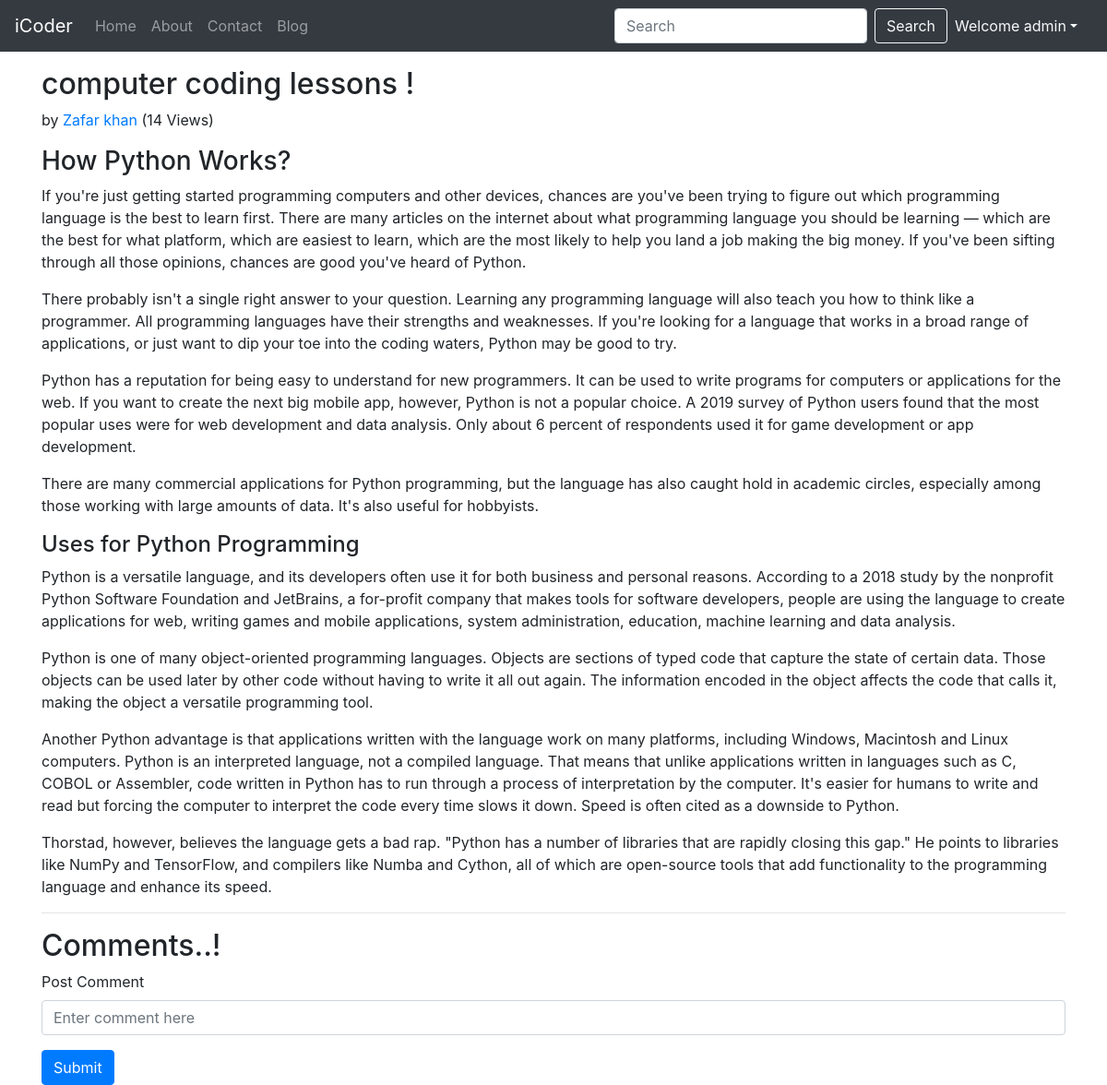
Screenshot of /blog/test-Blog (signed in) with the database file from the repository.
### blog/models.py (models this page shows, shortened)
class post(models.Model):
    sno = models.AutoField(primary_key=True)
    title = models.CharField(max_length=50)
    author = models.CharField(max_length=13)
    slug = models.CharField(max_length=130)
    content= models.TextField()
    views = models.IntegerField(default=0)
    images = models.ImageField(upload_to='')
    Timestamp = models.DateTimeField(blank=True)

### blog/views.py (the view)
# urls.py: path("<str:slug>", views.blogPost, name="blogPost"),
def blogPost(request, slug):
    Post = post.objects.filter(slug=slug).first()
    Post.views = Post.views + 1
    Post.save()
    context ={"Post":Post}
    return render(request , "blog/blogPost.html" , context)

### templates/blog/blogPost.html (shortened to what this page needs)
{% extends 'base.html' %}
{% block body %}
<div class="container my-3">
  <div class="blog-post">
          <h2 class="blog-post-title">{{Post.title}}</h2>
          <p class="blog-post-meta">{{Post.timeStamp}} by <a href="/blog">{{Post.author}}</a> (<span>{{Post.views}} Views</span>)</p>
          <p>{{Post.content|safe}}</p>
          <hr>
        </div>
        </div>
        <div class="container">
          <h2> Comments..!</h2>
          <form action="/blog/postComment" method="post">
              <div class="form-group">
                  <label for="exampleInputEmail1">Post Comment </label>
                  <input type="text" class="form-control" name="comment" placeholder="Enter comment here">
              </div>
              <button type="submit" class="btn btn-primary">Submit</button>
          </form>
        </div>
  {% endblock body %}

### templates/base.html (shortened to what this page needs)
<!doctype html>
<html lang="en">
  <head>
    <link rel="stylesheet" href="https://stackpath.bootstrapcdn.com/bootstrap/4.5.2/css/bootstrap.min.css">
  </head>
  <body>
    <nav class="navbar navbar-expand-lg navbar-dark bg-dark">
        <a class="navbar-brand" href="/">iCoder</a>
        <div class="collapse navbar-collapse" id="navbarSupportedContent">
          <ul class="navbar-nav mr-auto">
            <li class="nav-item {% block homeactive %}{% endblock homeactive  %}">
              <a class="nav-link" href="/">Home <span class="sr-only">(current)</span></a>
            </li>
            <li class="nav-item {% block aboutactive %}{% endblock aboutactive  %}">
              <a class="nav-link" href="/about">About</a>
            </li>
            <li class="nav-item {% block contactactive %}{% endblock contactactive  %}">
              <a class="nav-link" href="/contact">Contact</a>
            </li>
            <li class="nav-item {% block blogactive %}{% endblock blogactive  %}">
              <a class="nav-link" href="/blog">Blog</a>
            </li>
          </ul>
          <form method="get" action="/search" class="form-inline my-2 my-lg-0 mx-3l">
            <input class="form-control mr-sm-2" type="search" placeholder="Search" aria-label="Search" name="query" id="query">
              <button type="sumit" class="btn btn-outline-light  me-2"> Search </button>
          </form>
  {% if user.is_authenticated %}
<ul class="navbar-nav mr-2">
<li class="nav-item dropdown">
<a class="nav-link dropdown-toggle text-light" href='#' id="navbarDropdown" role="button" data-toggle="dropdown"> Welcome {{request.user}}</a>
      </li>
      </ul>
      </div>
  {% endif %}
        </nav>
        {% block body %}  {% endblock body %}
  </body>
</html>

### rows the page displays
post: title "computer coding lessons !", author "Zafar khan", views "14", content "How Python Works? If you're just getting started programming computers and other devices, chances are you've been trying to figure out which programming language is the best to learn first. There are many articles on the internet about what programming language you should be learning — which are the best for what platform, which are easiest to learn, which are the most likely to help you land a job making the big money. If you've been sifting through all those opinions, chances are good you've heard of Python. There probably isn't a single right answer to your question. Learning any programming language will also teach you how to think like a programmer. All programming languages have their…"

### other values shown
{{ request.user }} "admin"
